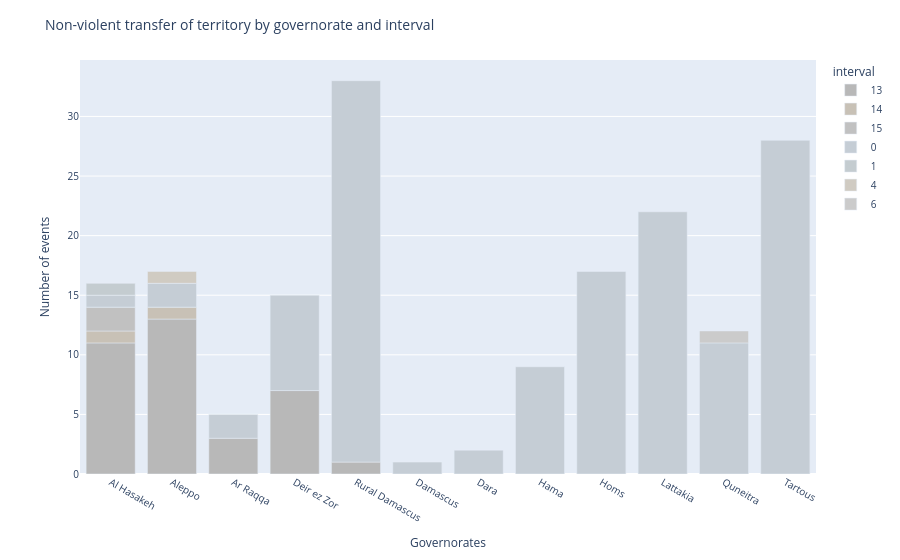

Notebook code for this chart:
### Code cell
bar_sd_tt = px.bar(
    df_sd_tt, 
    x='admin1',
    y='event_count',
    color='interval',
    color_discrete_map=color_map_grey(intervals_list),
    category_orders = {'interval': ['13', '14', '15', '0', '1', '4', '6']},
    labels={'admin1':'Governorates', 'event_count': 'Number of events'}
    )

bar_sd_tt.update_layout(
    title = 'Non-violent transfer of territory by governorate and interval',
    title_font_size = 14,
    font_size=10
)

### Figure 1 — Plotly figure (JSON) as saved in the notebook; plotly's stock layout.template omitted (floating-point values rounded to 4 significant figures)
{"data": [{"hovertemplate": "interval=13<br>Governorates=%{x}<br>Number of events=%{y}<extra></extra>", "legendgroup": "13", "marker": {"color": "#B8B8B8", "pattern": {"shape": ""}}, "name": "13", "orientation": "v", "showlegend": true, "textposition": "auto", "type": "bar", "x": ["Al Hasakeh", "Aleppo", "Ar Raqqa", "Deir ez Zor", "Rural Damascus"], "xaxis": "x", "y": [11, 13, 3, 7, 1], "yaxis": "y"}, {"hovertemplate": "interval=14<br>Governorates=%{x}<br>Number of events=%{y}<extra></extra>", "legendgroup": "14", "marker": {"color": "#C8C1B6", "pattern": {"shape": ""}}, "name": "14", "orientation": "v", "showlegend": true, "textposition": "auto", "type": "bar", "x": ["Al Hasakeh", "Aleppo"], "xaxis": "x", "y": [1, 1], "yaxis": "y"}, {"hovertemplate": "interval=15<br>Governorates=%{x}<br>Number of events=%{y}<extra></extra>", "legendgroup": "15", "marker": {"color": "#C1C1C1", "pattern": {"shape": ""}}, "name": "15", "orientation": "v", "showlegend": true, "textposition": "auto", "type": "bar", "x": ["Al Hasakeh"], "xaxis": "x", "y": [2], "yaxis": "y"}, {"hovertemplate": "interval=0<br>Governorates=%{x}<br>Number of events=%{y}<extra></extra>", "legendgroup": "0", "marker": {"color": "#C5CDD5", "pattern": {"shape": ""}}, "name": "0", "orientation": "v", "showlegend": true, "textposition": "auto", "type": "bar", "x": ["Al Hasakeh", "Aleppo", "Ar Raqqa", "Damascus", "Dara", "Deir ez Zor", "Hama", "Homs", "Lattakia", "Quneitra", "Rural Damascus", "Tartous"], "xaxis": "x", "y": [1, 2, 2, 1, 2, 8, 9, 17, 22, 11, 32, 28], "yaxis": "y"}, {"hovertemplate": "interval=1<br>Governorates=%{x}<br>Number of events=%{y}<extra></extra>", "legendgroup": "1", "marker": {"color": "#C4CCD0", "pattern": {"shape": ""}}, "name": "1", "orientation": "v", "showlegend": true, "textposition": "auto", "type": "bar", "x": ["Al Hasakeh"], "xaxis": "x", "y": [1], "yaxis": "y"}, {"hovertemplate": "interval=4<br>Governorates=%{x}<br>Number of events=%{y}<extra></extra>", "legendgroup": "4", "marker": {"color": "#D0CBC2", "pattern": {"shape": ""}}, "name": "4", "orientation": "v", "showlegend": true, "textposition": "auto", "type": "bar", "x": ["Aleppo"], "xaxis": "x", "y": [1], "yaxis": "y"}, {"hovertemplate": "interval=6<br>Governorates=%{x}<br>Number of events=%{y}<extra></extra>", "legendgroup": "6", "marker": {"color": "#CBCBCB", "pattern": {"shape": ""}}, "name": "6", "orientation": "v", "showlegend": true, "textposition": "auto", "type": "bar", "x": ["Quneitra"], "xaxis": "x", "y": [1], "yaxis": "y"}], "layout": {"barmode": "relative", "font": {"size": 10}, "legend": {"title": {"text": "interval"}, "tracegroupgap": 0}, "margin": {"t": 60}, "title": {"font": {"size": 14}, "text": "Non-violent transfer of territory by governorate and interval"}, "xaxis": {"anchor": "y", "domain": [0, 1], "title": {"text": "Governorates"}}, "yaxis": {"anchor": "x", "domain": [0, 1], "title": {"text": "Number of events"}}}}
